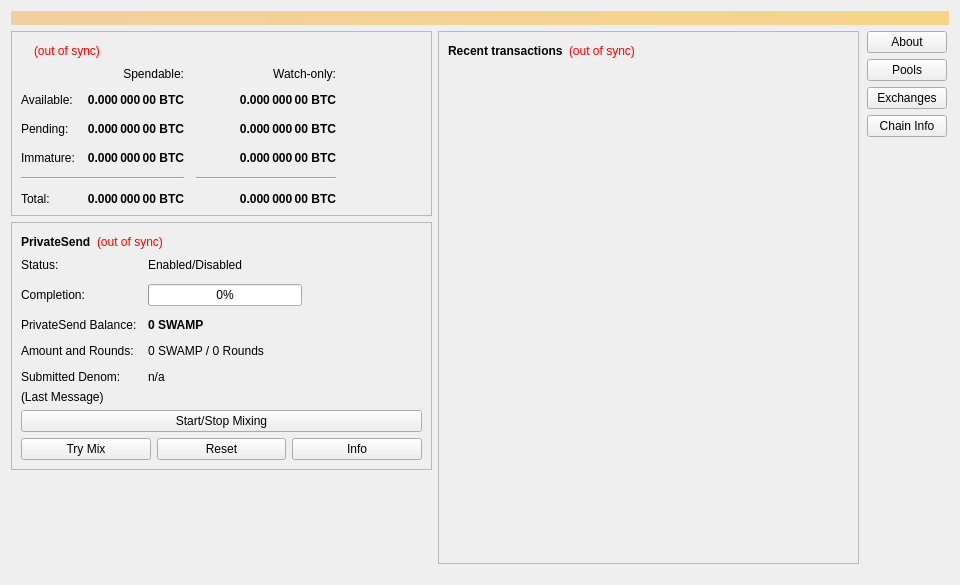
<?xml version="1.0" encoding="UTF-8"?>
<ui version="4.0">
 <class>OverviewPage</class>
 <widget class="QWidget" name="OverviewPage">
  <property name="geometry">
   <rect>
    <x>0</x>
    <y>0</y>
    <width>960</width>
    <height>585</height>
   </rect>
  </property>
  <property name="minimumSize">
   <size>
    <width>960</width>
    <height>0</height>
   </size>
  </property>
  <property name="windowTitle">
   <string>Form</string>
  </property>
  <layout class="QVBoxLayout" name="topLayout">
   <item>
    <widget class="QLabel" name="labelAlerts">
     <property name="visible">
      <bool>false</bool>
     </property>
     <property name="styleSheet">
      <string notr="true">QLabel { background-color: qlineargradient(x1: 0, y1: 0, x2: 1, y2: 0, stop:0 #F0D0A0, stop:1 #F8D488); color:#000000; }</string>
     </property>
     <property name="wordWrap">
      <bool>true</bool>
     </property>
     <property name="margin">
      <number>3</number>
     </property>
     <property name="textInteractionFlags">
      <set>Qt::TextSelectableByMouse</set>
     </property>
    </widget>
   </item>
   <item>
    <layout class="QHBoxLayout" name="horizontalLayout" stretch="1,1,0">
     <item>
      <layout class="QVBoxLayout" name="verticalLayout_2">
       <item>
        <widget class="QFrame" name="frame">
         <property name="frameShape">
          <enum>QFrame::StyledPanel</enum>
         </property>
         <property name="frameShadow">
          <enum>QFrame::Raised</enum>
         </property>
         <layout class="QVBoxLayout" name="verticalLayout_4">
          <item>
           <layout class="QHBoxLayout" name="horizontalLayout_4">
            <item>
             <widget class="QLabel" name="label_5">
              <property name="font">
               <font>
                <weight>75</weight>
                <bold>true</bold>
               </font>
              </property>
              <property name="text">
               <string/>
              </property>
             </widget>
            </item>
            <item>
             <widget class="QLabel" name="labelWalletStatus">
              <property name="toolTip">
               <string>The displayed information may be out of date. Your wallet automatically synchronizes with the Swamp network after a connection is established, but this process has not completed yet.</string>
              </property>
              <property name="styleSheet">
               <string notr="true">QLabel { color: red; }</string>
              </property>
              <property name="text">
               <string notr="true">(out of sync)</string>
              </property>
              <property name="alignment">
               <set>Qt::AlignLeading|Qt::AlignLeft|Qt::AlignVCenter</set>
              </property>
             </widget>
            </item>
            <item>
             <spacer name="horizontalSpacer_3">
              <property name="orientation">
               <enum>Qt::Horizontal</enum>
              </property>
              <property name="sizeHint" stdset="0">
               <size>
                <width>40</width>
                <height>20</height>
               </size>
              </property>
             </spacer>
            </item>
           </layout>
          </item>
          <item>
           <layout class="QGridLayout" name="gridLayout">
            <property name="spacing">
             <number>12</number>
            </property>
            <item row="2" column="2">
             <widget class="QLabel" name="labelWatchPending">
              <property name="font">
               <font>
                <weight>75</weight>
                <bold>true</bold>
               </font>
              </property>
              <property name="cursor">
               <cursorShape>IBeamCursor</cursorShape>
              </property>
              <property name="toolTip">
               <string>Unconfirmed transactions to watch-only addresses</string>
              </property>
              <property name="text">
               <string notr="true">0.000 000 00 BTC</string>
              </property>
              <property name="alignment">
               <set>Qt::AlignRight|Qt::AlignTrailing|Qt::AlignVCenter</set>
              </property>
              <property name="textInteractionFlags">
               <set>Qt::LinksAccessibleByMouse|Qt::TextSelectableByKeyboard|Qt::TextSelectableByMouse</set>
              </property>
             </widget>
            </item>
            <item row="2" column="1">
             <widget class="QLabel" name="labelUnconfirmed">
              <property name="font">
               <font>
                <weight>75</weight>
                <bold>true</bold>
               </font>
              </property>
              <property name="cursor">
               <cursorShape>IBeamCursor</cursorShape>
              </property>
              <property name="toolTip">
               <string>Total of transactions that have yet to be confirmed, and do not yet count toward the spendable balance</string>
              </property>
              <property name="text">
               <string notr="true">0.000 000 00 BTC</string>
              </property>
              <property name="alignment">
               <set>Qt::AlignRight|Qt::AlignTrailing|Qt::AlignVCenter</set>
              </property>
              <property name="textInteractionFlags">
               <set>Qt::LinksAccessibleByMouse|Qt::TextSelectableByKeyboard|Qt::TextSelectableByMouse</set>
              </property>
             </widget>
            </item>
            <item row="3" column="2">
             <widget class="QLabel" name="labelWatchImmature">
              <property name="font">
               <font>
                <weight>75</weight>
                <bold>true</bold>
               </font>
              </property>
              <property name="cursor">
               <cursorShape>IBeamCursor</cursorShape>
              </property>
              <property name="toolTip">
               <string>Mined balance in watch-only addresses that has not yet matured</string>
              </property>
              <property name="text">
               <string notr="true">0.000 000 00 BTC</string>
              </property>
              <property name="alignment">
               <set>Qt::AlignRight|Qt::AlignTrailing|Qt::AlignVCenter</set>
              </property>
              <property name="textInteractionFlags">
               <set>Qt::LinksAccessibleByMouse|Qt::TextSelectableByKeyboard|Qt::TextSelectableByMouse</set>
              </property>
             </widget>
            </item>
            <item row="4" column="0" colspan="2">
             <widget class="Line" name="lineSpendableBalance">
              <property name="orientation">
               <enum>Qt::Horizontal</enum>
              </property>
             </widget>
            </item>
            <item row="4" column="2">
             <widget class="Line" name="lineWatchBalance">
              <property name="sizePolicy">
               <sizepolicy hsizetype="Preferred" vsizetype="Fixed">
                <horstretch>0</horstretch>
                <verstretch>0</verstretch>
               </sizepolicy>
              </property>
              <property name="minimumSize">
               <size>
                <width>140</width>
                <height>0</height>
               </size>
              </property>
              <property name="orientation">
               <enum>Qt::Horizontal</enum>
              </property>
             </widget>
            </item>
            <item row="5" column="0">
             <widget class="QLabel" name="labelTotalText">
              <property name="text">
               <string>Total:</string>
              </property>
             </widget>
            </item>
            <item row="3" column="1">
             <widget class="QLabel" name="labelImmature">
              <property name="font">
               <font>
                <weight>75</weight>
                <bold>true</bold>
               </font>
              </property>
              <property name="cursor">
               <cursorShape>IBeamCursor</cursorShape>
              </property>
              <property name="toolTip">
               <string>Mined balance that has not yet matured</string>
              </property>
              <property name="text">
               <string notr="true">0.000 000 00 BTC</string>
              </property>
              <property name="alignment">
               <set>Qt::AlignRight|Qt::AlignTrailing|Qt::AlignVCenter</set>
              </property>
              <property name="textInteractionFlags">
               <set>Qt::LinksAccessibleByMouse|Qt::TextSelectableByKeyboard|Qt::TextSelectableByMouse</set>
              </property>
             </widget>
            </item>
            <item row="2" column="3">
             <spacer name="horizontalSpacer_2">
              <property name="orientation">
               <enum>Qt::Horizontal</enum>
              </property>
              <property name="sizeHint" stdset="0">
               <size>
                <width>40</width>
                <height>20</height>
               </size>
              </property>
             </spacer>
            </item>
            <item row="3" column="0">
             <widget class="QLabel" name="labelImmatureText">
              <property name="text">
               <string>Immature:</string>
              </property>
             </widget>
            </item>
            <item row="5" column="1">
             <widget class="QLabel" name="labelTotal">
              <property name="font">
               <font>
                <weight>75</weight>
                <bold>true</bold>
               </font>
              </property>
              <property name="cursor">
               <cursorShape>IBeamCursor</cursorShape>
              </property>
              <property name="toolTip">
               <string>Your current total balance</string>
              </property>
              <property name="text">
               <string notr="true">0.000 000 00 BTC</string>
              </property>
              <property name="alignment">
               <set>Qt::AlignRight|Qt::AlignTrailing|Qt::AlignVCenter</set>
              </property>
              <property name="textInteractionFlags">
               <set>Qt::LinksAccessibleByMouse|Qt::TextSelectableByKeyboard|Qt::TextSelectableByMouse</set>
              </property>
             </widget>
            </item>
            <item row="5" column="2">
             <widget class="QLabel" name="labelWatchTotal">
              <property name="font">
               <font>
                <weight>75</weight>
                <bold>true</bold>
               </font>
              </property>
              <property name="cursor">
               <cursorShape>IBeamCursor</cursorShape>
              </property>
              <property name="toolTip">
               <string>Current total balance in watch-only addresses</string>
              </property>
              <property name="text">
               <string notr="true">0.000 000 00 BTC</string>
              </property>
              <property name="alignment">
               <set>Qt::AlignRight|Qt::AlignTrailing|Qt::AlignVCenter</set>
              </property>
              <property name="textInteractionFlags">
               <set>Qt::LinksAccessibleByMouse|Qt::TextSelectableByKeyboard|Qt::TextSelectableByMouse</set>
              </property>
             </widget>
            </item>
            <item row="0" column="2">
             <widget class="QLabel" name="labelWatchonly">
              <property name="text">
               <string>Watch-only:</string>
              </property>
              <property name="alignment">
               <set>Qt::AlignRight|Qt::AlignTrailing|Qt::AlignVCenter</set>
              </property>
             </widget>
            </item>
            <item row="1" column="0">
             <widget class="QLabel" name="labelBalanceText">
              <property name="text">
               <string>Available:</string>
              </property>
             </widget>
            </item>
            <item row="1" column="1">
             <widget class="QLabel" name="labelBalance">
              <property name="font">
               <font>
                <weight>75</weight>
                <bold>true</bold>
               </font>
              </property>
              <property name="cursor">
               <cursorShape>IBeamCursor</cursorShape>
              </property>
              <property name="toolTip">
               <string>Your current spendable balance</string>
              </property>
              <property name="text">
               <string notr="true">0.000 000 00 BTC</string>
              </property>
              <property name="alignment">
               <set>Qt::AlignRight|Qt::AlignTrailing|Qt::AlignVCenter</set>
              </property>
              <property name="textInteractionFlags">
               <set>Qt::LinksAccessibleByMouse|Qt::TextSelectableByKeyboard|Qt::TextSelectableByMouse</set>
              </property>
             </widget>
            </item>
            <item row="1" column="2">
             <widget class="QLabel" name="labelWatchAvailable">
              <property name="font">
               <font>
                <weight>75</weight>
                <bold>true</bold>
               </font>
              </property>
              <property name="cursor">
               <cursorShape>IBeamCursor</cursorShape>
              </property>
              <property name="toolTip">
               <string>Your current balance in watch-only addresses</string>
              </property>
              <property name="text">
               <string notr="true">0.000 000 00 BTC</string>
              </property>
              <property name="alignment">
               <set>Qt::AlignRight|Qt::AlignTrailing|Qt::AlignVCenter</set>
              </property>
              <property name="textInteractionFlags">
               <set>Qt::LinksAccessibleByMouse|Qt::TextSelectableByKeyboard|Qt::TextSelectableByMouse</set>
              </property>
             </widget>
            </item>
            <item row="2" column="0">
             <widget class="QLabel" name="labelPendingText">
              <property name="text">
               <string>Pending:</string>
              </property>
             </widget>
            </item>
            <item row="0" column="1">
             <widget class="QLabel" name="labelSpendable">
              <property name="text">
               <string>Spendable:</string>
              </property>
              <property name="alignment">
               <set>Qt::AlignRight|Qt::AlignTrailing|Qt::AlignVCenter</set>
              </property>
             </widget>
            </item>
           </layout>
          </item>
         </layout>
        </widget>
       </item>
       <item>
        <widget class="QFrame" name="framePrivateSend">
         <property name="layoutDirection">
          <enum>Qt::LeftToRight</enum>
         </property>
         <property name="frameShape">
          <enum>QFrame::StyledPanel</enum>
         </property>
         <property name="frameShadow">
          <enum>QFrame::Raised</enum>
         </property>
         <layout class="QVBoxLayout" name="VerticalLayout_PS1">
          <item>
           <layout class="QHBoxLayout" name="horizontalLayout_5">
            <item>
             <widget class="QLabel" name="labelPrivateSendHeader">
              <property name="font">
               <font>
                <weight>75</weight>
                <bold>true</bold>
               </font>
              </property>
              <property name="text">
               <string>PrivateSend</string>
              </property>
             </widget>
            </item>
            <item>
             <widget class="QLabel" name="labelPrivateSendSyncStatus">
              <property name="toolTip">
               <string>The displayed information may be out of date. Your wallet automatically synchronizes with the Swamp network after a connection is established, but this process has not completed yet.</string>
              </property>
              <property name="styleSheet">
               <string notr="true">QLabel { color: red; }</string>
              </property>
              <property name="text">
               <string notr="true">(out of sync)</string>
              </property>
              <property name="alignment">
               <set>Qt::AlignLeading|Qt::AlignLeft|Qt::AlignVCenter</set>
              </property>
             </widget>
            </item>
            <item>
             <spacer name="horizontalSpacer_4">
              <property name="orientation">
               <enum>Qt::Horizontal</enum>
              </property>
              <property name="sizeHint" stdset="0">
               <size>
                <width>40</width>
                <height>20</height>
               </size>
              </property>
             </spacer>
            </item>
           </layout>
          </item>
          <item>
           <layout class="QFormLayout" name="privateSendFormLayout">
            <property name="fieldGrowthPolicy">
             <enum>QFormLayout::AllNonFixedFieldsGrow</enum>
            </property>
            <property name="horizontalSpacing">
             <number>11</number>
            </property>
            <property name="verticalSpacing">
             <number>12</number>
            </property>
            <item row="0" column="0">
             <widget class="QLabel" name="labelPrivateSendEnabledText">
              <property name="text">
               <string>Status:</string>
              </property>
             </widget>
            </item>
            <item row="0" column="1">
             <widget class="QLabel" name="labelPrivateSendEnabled">
              <property name="text">
               <string>Enabled/Disabled</string>
              </property>
             </widget>
            </item>
            <item row="1" column="0">
             <widget class="QLabel" name="labelCompletitionText">
              <property name="text">
               <string>Completion:</string>
              </property>
             </widget>
            </item>
            <item row="1" column="1">
             <widget class="QProgressBar" name="privateSendProgress">
              <property name="maximumSize">
               <size>
                <width>154</width>
                <height>16777215</height>
               </size>
              </property>
              <property name="value">
               <number>0</number>
              </property>
             </widget>
            </item>
            <item row="2" column="0">
             <widget class="QLabel" name="labelAnonymizedText">
              <property name="text">
               <string>PrivateSend Balance:</string>
              </property>
             </widget>
            </item>
            <item row="2" column="1">
             <widget class="QLabel" name="labelAnonymized">
              <property name="font">
               <font>
                <weight>75</weight>
                <bold>true</bold>
               </font>
              </property>
              <property name="text">
               <string notr="true">0 SWAMP</string>
              </property>
             </widget>
            </item>
            <item row="3" column="0">
             <widget class="QLabel" name="labelAmountAndRoundsText">
              <property name="text">
               <string>Amount and Rounds:</string>
              </property>
             </widget>
            </item>
            <item row="3" column="1">
             <widget class="QLabel" name="labelAmountRounds">
              <property name="text">
               <string>0 SWAMP / 0 Rounds</string>
              </property>
             </widget>
            </item>
            <item row="4" column="0">
             <widget class="QLabel" name="labelSubmittedDenomText">
              <property name="text">
               <string>Submitted Denom:</string>
              </property>
             </widget>
            </item>
            <item row="4" column="1">
             <widget class="QLabel" name="labelSubmittedDenom">
              <property name="toolTip">
               <string>The denominations you submitted to the Masternode.&lt;br&gt;To mix, other users must submit the exact same denominations.</string>
              </property>
              <property name="text">
               <string>n/a</string>
              </property>
             </widget>
            </item>
           </layout>
          </item>
          <item>
           <layout class="QVBoxLayout" name="VerticalLayout_PS">
            <item>
             <widget class="QLabel" name="labelPrivateSendLastMessage">
              <property name="text">
               <string>(Last Message)</string>
              </property>
              <property name="alignment">
               <set>Qt::AlignLeading|Qt::AlignLeft|Qt::AlignTop</set>
              </property>
              <property name="wordWrap">
               <bool>true</bool>
              </property>
             </widget>
            </item>
            <item>
             <widget class="QPushButton" name="togglePrivateSend">
              <property name="sizePolicy">
               <sizepolicy hsizetype="MinimumExpanding" vsizetype="Fixed">
                <horstretch>0</horstretch>
                <verstretch>0</verstretch>
               </sizepolicy>
              </property>
              <property name="text">
               <string>Start/Stop Mixing</string>
              </property>
             </widget>
            </item>
            <item>
             <layout class="QHBoxLayout" name="horizontalLayout_debugbuttons">
              <item>
               <widget class="QPushButton" name="privateSendAuto">
                <property name="sizePolicy">
                 <sizepolicy hsizetype="MinimumExpanding" vsizetype="Fixed">
                  <horstretch>0</horstretch>
                  <verstretch>0</verstretch>
                 </sizepolicy>
                </property>
                <property name="toolTip">
                 <string>Try to manually submit a PrivateSend request.</string>
                </property>
                <property name="text">
                 <string>Try Mix</string>
                </property>
               </widget>
              </item>
              <item>
               <widget class="QPushButton" name="privateSendReset">
                <property name="sizePolicy">
                 <sizepolicy hsizetype="MinimumExpanding" vsizetype="Fixed">
                  <horstretch>0</horstretch>
                  <verstretch>0</verstretch>
                 </sizepolicy>
                </property>
                <property name="toolTip">
                 <string>Reset the current status of PrivateSend (can interrupt PrivateSend if it's in the process of Mixing, which can cost you money!)</string>
                </property>
                <property name="autoFillBackground">
                 <bool>false</bool>
                </property>
                <property name="text">
                 <string>Reset</string>
                </property>
               </widget>
              </item>
              <item>
               <widget class="QPushButton" name="privateSendInfo">
                <property name="sizePolicy">
                 <sizepolicy hsizetype="MinimumExpanding" vsizetype="Fixed">
                  <horstretch>0</horstretch>
                  <verstretch>0</verstretch>
                 </sizepolicy>
                </property>
                <property name="toolTip">
                 <string>Information about PrivateSend and Mixing</string>
                </property>
                <property name="text">
                 <string>Info</string>
                </property>
               </widget>
              </item>
             </layout>
            </item>
           </layout>
          </item>
         </layout>
        </widget>
       </item>
       <item>
        <spacer name="verticalSpacer">
         <property name="orientation">
          <enum>Qt::Vertical</enum>
         </property>
         <property name="sizeHint" stdset="0">
          <size>
           <width>20</width>
           <height>40</height>
          </size>
         </property>
        </spacer>
       </item>
      </layout>
     </item>
     <item>
      <layout class="QVBoxLayout" name="verticalLayout_3">
       <item>
        <widget class="QFrame" name="frame_2">
         <property name="frameShape">
          <enum>QFrame::StyledPanel</enum>
         </property>
         <property name="frameShadow">
          <enum>QFrame::Raised</enum>
         </property>
         <layout class="QVBoxLayout" name="verticalLayout">
          <item>
           <layout class="QHBoxLayout" name="horizontalLayout_2">
            <item>
             <widget class="QLabel" name="label_4">
              <property name="font">
               <font>
                <weight>75</weight>
                <bold>true</bold>
               </font>
              </property>
              <property name="text">
               <string>Recent transactions</string>
              </property>
             </widget>
            </item>
            <item>
             <widget class="QLabel" name="labelTransactionsStatus">
              <property name="toolTip">
               <string>The displayed information may be out of date. Your wallet automatically synchronizes with the Swamp network after a connection is established, but this process has not completed yet.</string>
              </property>
              <property name="styleSheet">
               <string notr="true">QLabel { color: red; }</string>
              </property>
              <property name="text">
               <string notr="true">(out of sync)</string>
              </property>
              <property name="alignment">
               <set>Qt::AlignLeading|Qt::AlignLeft|Qt::AlignVCenter</set>
              </property>
             </widget>
            </item>
            <item>
             <spacer name="horizontalSpacer">
              <property name="orientation">
               <enum>Qt::Horizontal</enum>
              </property>
              <property name="sizeHint" stdset="0">
               <size>
                <width>40</width>
                <height>20</height>
               </size>
              </property>
             </spacer>
            </item>
           </layout>
          </item>
          <item>
           <widget class="QListView" name="listTransactions">
            <property name="styleSheet">
             <string notr="true">QListView { background: transparent; }</string>
            </property>
            <property name="frameShape">
             <enum>QFrame::NoFrame</enum>
            </property>
            <property name="verticalScrollBarPolicy">
             <enum>Qt::ScrollBarAlwaysOff</enum>
            </property>
            <property name="horizontalScrollBarPolicy">
             <enum>Qt::ScrollBarAlwaysOff</enum>
            </property>
            <property name="selectionMode">
             <enum>QAbstractItemView::NoSelection</enum>
            </property>
           </widget>
          </item>
          <item>
           <spacer name="verticalSpacer_2">
            <property name="orientation">
             <enum>Qt::Vertical</enum>
            </property>
            <property name="sizeHint" stdset="0">
             <size>
              <width>20</width>
              <height>40</height>
             </size>
            </property>
           </spacer>
          </item>
         </layout>
        </widget>
       </item>
       <item>
        <layout class="QHBoxLayout" name="horizontalLayout_3">
         <property name="topMargin">
          <number>5</number>
         </property>
         <property name="bottomMargin">
          <number>5</number>
         </property>
        </layout>
       </item>
      </layout>
     </item>
     <item>
      <layout class="QVBoxLayout" name="verticalLayout_5">
       <property name="spacing">
        <number>6</number>
       </property>
       <property name="leftMargin">
        <number>2</number>
       </property>
       <property name="rightMargin">
        <number>2</number>
       </property>
       <item>
        <widget class="QPushButton" name="btninfoabout">
         <property name="toolTip">
          <string>&lt;html&gt;&lt;head/&gt;&lt;body&gt;&lt;p align=&quot;center&quot;&gt;&lt;br/&gt;&lt;/p&gt;&lt;p align=&quot;center&quot;&gt;&lt;img src=&quot;:/icons/crownium/tx_inout&quot;/&gt;&lt;/p&gt;&lt;p align=&quot;center&quot;&gt;&lt;span style=&quot; font-size:9pt;&quot;&gt;Swamp Coin was created to help restore the balance to&lt;br/&gt;ecosystems around the world that reptiles and amphibians&lt;br/&gt;call home. As a future 501c3 non-profit charitable&lt;br/&gt;organization, Swamp Coin leverages the power of&lt;br/&gt;blockchain, cryptocurrency and masternodes to help&lt;br/&gt;generate the funding these habitats desperately need. &lt;br/&gt;&lt;br/&gt;Swamp Coin will be accepted by animal rescues to fund the&lt;br/&gt;medical care and adoption fees required to give our swamp&lt;br/&gt;based friends new homes and a chance! We are are a&lt;br/&gt;small team taking a steady pace to build the right network&lt;br/&gt;and partners to slowly but surely chip away of the&lt;br/&gt;overwhelming cost and effort associated with ecosystem&lt;br/&gt;homeostasis.&lt;/span&gt;&lt;/p&gt;&lt;/body&gt;&lt;/html&gt;</string>
         </property>
         <property name="text">
          <string>About</string>
         </property>
        </widget>
       </item>
       <item>
        <widget class="QPushButton" name="btninfopools">
         <property name="toolTip">
          <string>&lt;html&gt;&lt;head/&gt;&lt;body&gt;&lt;p align=&quot;center&quot;&gt;&lt;br/&gt;&lt;img src=&quot;:/icons/trad/tx_mined&quot; width=&quot;48&quot; height=&quot;48&quot;/&gt;&lt;/p&gt;&lt;p align=&quot;center&quot;&gt;&lt;span style=&quot; font-size:10pt; font-weight:600;&quot;&gt;r4nd0m.us:&lt;/span&gt;&lt;span style=&quot; font-size:10pt;&quot;&gt; https://pool.r4nd0m.us/ &lt;br/&gt;&lt;/span&gt;&lt;span style=&quot; font-size:10pt; font-weight:600;&quot;&gt;zapto:&lt;/span&gt;&lt;span style=&quot; font-size:10pt;&quot;&gt; https://mining-pool.zapto.org/#swamp_solo &lt;br/&gt;&lt;/span&gt;&lt;span style=&quot; font-size:10pt; font-weight:600;&quot;&gt;zpool:&lt;/span&gt;&lt;span style=&quot; font-size:10pt;&quot;&gt; https://zpool.ca/ &lt;br/&gt;&lt;/span&gt;&lt;span style=&quot; font-size:10pt; font-weight:600;&quot;&gt;dagnam:&lt;/span&gt;&lt;span style=&quot; font-size:10pt;&quot;&gt; https://dagnam.xyz/ &lt;br/&gt;&lt;/span&gt;&lt;span style=&quot; font-size:10pt; font-weight:600;&quot;&gt;aikapool:&lt;/span&gt;&lt;span style=&quot; font-size:10pt;&quot;&gt; https://aikapool.com/swamp &lt;/span&gt;&lt;/p&gt;&lt;p&gt;&lt;br/&gt;&lt;/p&gt;&lt;/body&gt;&lt;/html&gt;</string>
         </property>
         <property name="text">
          <string>Pools</string>
         </property>
        </widget>
       </item>
       <item>
        <widget class="QPushButton" name="btninfoexchanges">
         <property name="toolTip">
          <string>&lt;html&gt;&lt;head/&gt;&lt;body&gt;&lt;p align=&quot;center&quot;&gt;&lt;img src=&quot;:/icons/drkblue/tx_output&quot;/&gt;&lt;/p&gt;&lt;p align=&quot;center&quot;&gt;&lt;span style=&quot; font-size:10pt; font-weight:600;&quot;&gt;Klingex:&lt;/span&gt;&lt;span style=&quot; font-size:10pt;&quot;&gt; https://klingex.io &lt;br/&gt;&lt;/span&gt;&lt;span style=&quot; font-size:10pt; font-weight:600;&quot;&gt;BitStorage:&lt;/span&gt;&lt;span style=&quot; font-size:10pt;&quot;&gt; https://bitstorage.finance &lt;/span&gt;&lt;/p&gt;&lt;/body&gt;&lt;/html&gt;</string>
         </property>
         <property name="text">
          <string>Exchanges</string>
         </property>
        </widget>
       </item>
       <item>
        <widget class="QPushButton" name="btninfochain">
         <property name="toolTip">
          <string>&lt;html&gt;&lt;head/&gt;&lt;body&gt;&lt;p align=&quot;center&quot;&gt;&lt;img src=&quot;:/icons/drkblue/about&quot;/&gt;&lt;/p&gt;&lt;p align=&quot;center&quot;&gt;&lt;span style=&quot; font-size:10pt; font-weight:600;&quot;&gt;Type:&lt;/span&gt;&lt;span style=&quot; font-size:10pt;&quot;&gt; POW/Masternodes &lt;br/&gt;&lt;/span&gt;&lt;span style=&quot; font-size:10pt; font-weight:600;&quot;&gt;Algo:&lt;/span&gt;&lt;span style=&quot; font-size:10pt;&quot;&gt; YesPower &lt;br/&gt;&lt;/span&gt;&lt;span style=&quot; font-size:10pt; font-weight:600;&quot;&gt;Block Time:&lt;/span&gt;&lt;span style=&quot; font-size:10pt;&quot;&gt; 110 Seconds &lt;br/&gt;&lt;/span&gt;&lt;span style=&quot; font-size:10pt; font-weight:600;&quot;&gt;Block Size:&lt;/span&gt;&lt;span style=&quot; font-size:10pt;&quot;&gt; 1mb &lt;br/&gt;&lt;/span&gt;&lt;span style=&quot; font-size:10pt; font-weight:600;&quot;&gt;Max Supply:&lt;/span&gt;&lt;span style=&quot; font-size:10pt;&quot;&gt; 40 mil &lt;br/&gt;&lt;/span&gt;&lt;span style=&quot; font-size:10pt; font-weight:600;&quot;&gt;Transaction Maturity:&lt;/span&gt;&lt;span style=&quot; font-size:10pt;&quot;&gt; 6 Confirmation &lt;br/&gt;&lt;/span&gt;&lt;span style=&quot; font-size:10pt; font-weight:600;&quot;&gt;Mined Block Maturity:&lt;/span&gt;&lt;span style=&quot; font-size:10pt;&quot;&gt; 101 confirmations &lt;br/&gt;&lt;/span&gt;&lt;span style=&quot; font-size:10pt; font-weight:600;&quot;&gt;Masternode Collateral:&lt;/span&gt;&lt;span style=&quot; font-size:10pt;&quot;&gt; 20,000 SWAMP &lt;/span&gt;&lt;/p&gt;&lt;/body&gt;&lt;/html&gt;</string>
         </property>
         <property name="text">
          <string>Chain Info</string>
         </property>
        </widget>
       </item>
       <item>
        <spacer name="verticalSpacer_4">
         <property name="orientation">
          <enum>Qt::Vertical</enum>
         </property>
         <property name="sizeHint" stdset="0">
          <size>
           <width>20</width>
           <height>40</height>
          </size>
         </property>
        </spacer>
       </item>
      </layout>
     </item>
    </layout>
   </item>
  </layout>
 </widget>
 <resources>
  <include location="../swamp.qrc"/>
 </resources>
 <connections/>
</ui>
